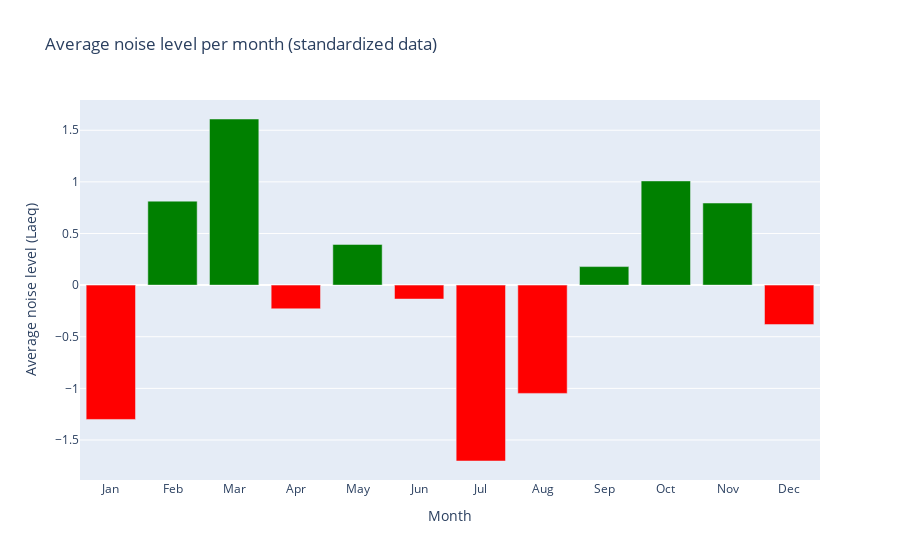

Notebook code for this chart:
### Code cell
average_noise = data_noise.groupby('result_month')['laeq'].mean()

mean_average_noise = average_noise.mean()
std_average_noise = average_noise.std()

average_noise_std = (average_noise-mean_average_noise)/std_average_noise

import plotly.graph_objects as go

months = ["Jan","Feb","Mar","Apr","May","Jun","Jul","Aug","Sep","Oct","Nov","Dec"]

fig = go.Figure(data=go.Bar(x=months, y=average_noise_std))

# Set the color of bars based on the value
fig.update_traces(marker=dict(color=['red' if val < 0 else 'green' for val in average_noise_std]))

fig.update_layout(
    title="Average noise level per month (standardized data)",
    xaxis_title="Month",
    yaxis_title="Average noise level (Laeq)"
)

fig.show()

#red green effect exagerated

### Figure 1 — Plotly figure (JSON) as saved in the notebook; plotly's stock layout.template omitted (floating-point values rounded to 4 significant figures)
{"data": [{"marker": {"color": ["red", "green", "green", "red", "green", "red", "red", "red", "green", "green", "green", "red"]}, "type": "bar", "x": ["Jan", "Feb", "Mar", "Apr", "May", "Jun", "Jul", "Aug", "Sep", "Oct", "Nov", "Dec"], "y": [-1.301, 0.8134, 1.609, -0.2295, 0.3942, -0.135, -1.704, -1.049, 0.1795, 1.009, 0.7951, -0.3823]}], "layout": {"title": {"text": "Average noise level per month (standardized data)"}, "xaxis": {"title": {"text": "Month"}}, "yaxis": {"title": {"text": "Average noise level (Laeq)"}}}}
